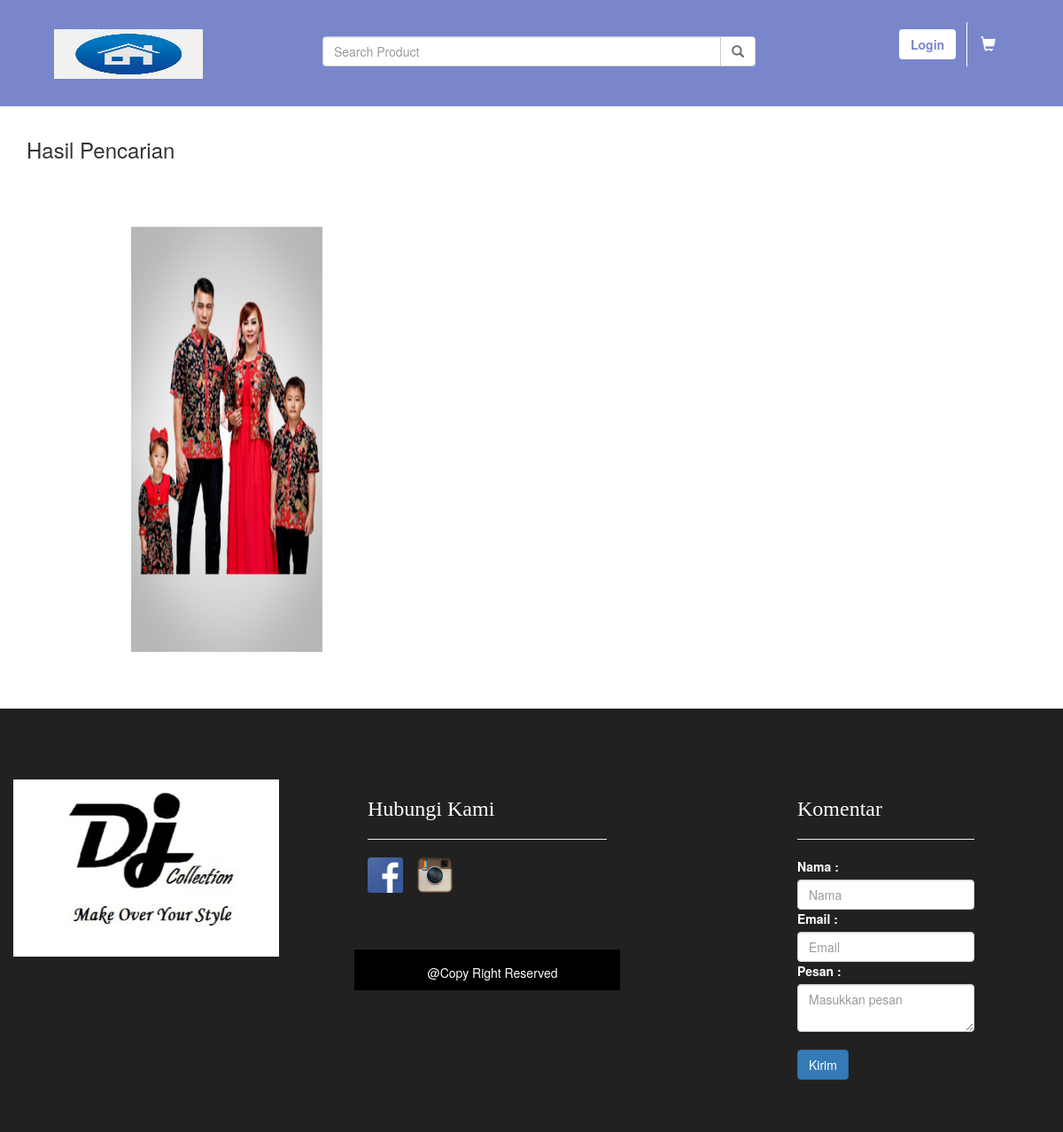
Before: /pencarian.php?keyword=Batik Sarimbit Keluarga with the older database file.
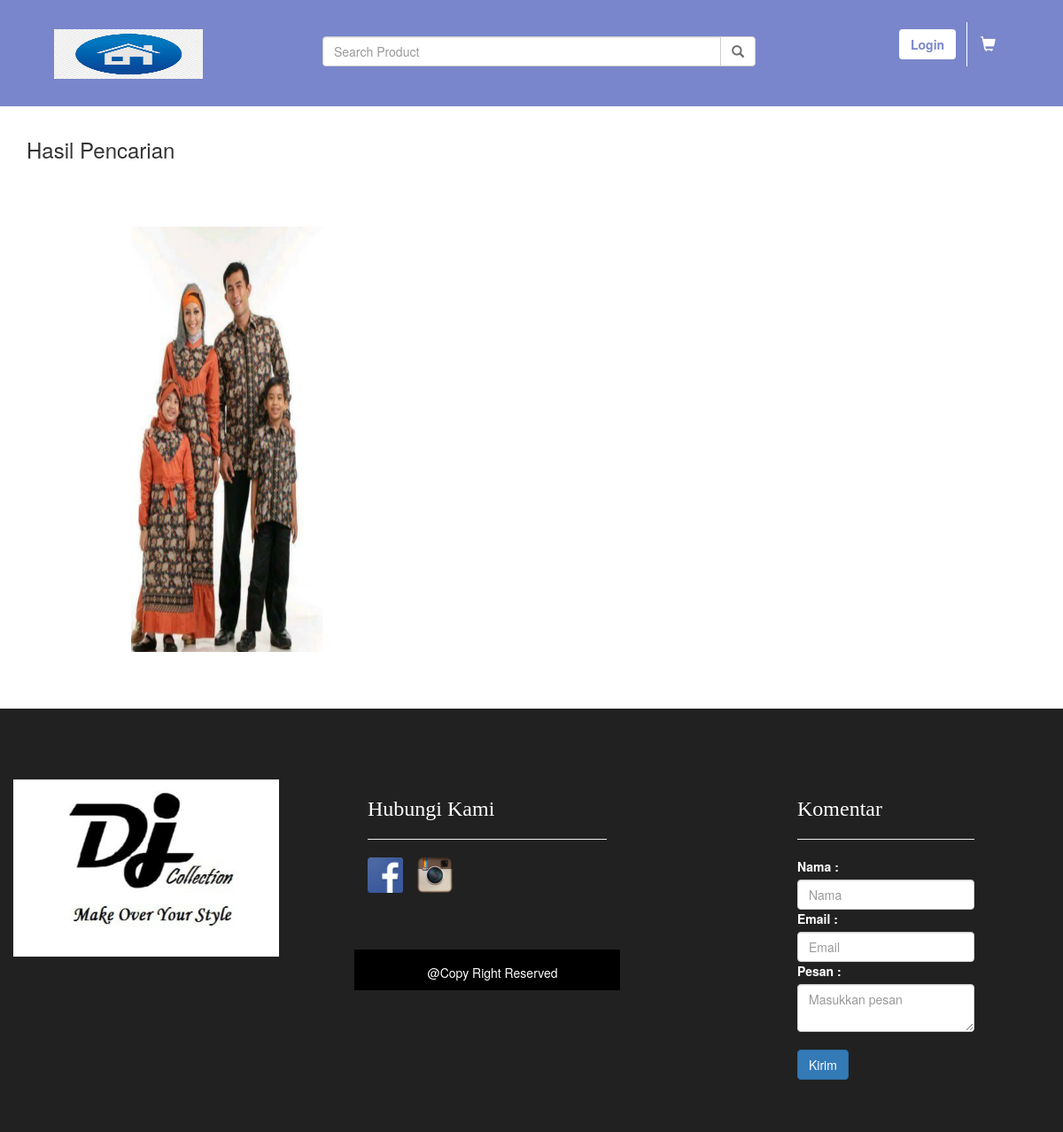
After: the same page with the newer database file.
### tables this page shows
CREATE TABLE `tabel_produk` (
  `idProduk` int(11) NOT NULL,
  `nama` varchar(100) NOT NULL,
  `gambar` text NOT NULL,
  `ukuran` varchar(100) NOT NULL,
  `keterangan` text NOT NULL,
  `kategori` varchar(50) NOT NULL,
  `harga` int(11) NOT NULL,
  `stock` int(11) NOT NULL,
  `path` varchar(50) NOT NULL,
  `size` int(11) NOT NULL
);

### pencarian.php (the view, shortened to what this page needs)
<?php
  $keyword = $_GET['keyword'];
 ?>
<!DOCTYPE html>
<html>
<head>
  <link rel="stylesheet" type="text/css" href="plugin/bootstrap/css/bootstrap.min.css">
  <link rel="stylesheet" type="text/css" href="asset/css/main.css">
</head>
<body>
<?php include('component/nav.php'); ?>
<div class="container-fluid" id="content-pencarian" >
  <div class="container">
    <div class="row">
      <div class="col-xs-3">
        <h3>Hasil Pencarian</h3>
      </div>
    </div>
    <div class="container" id="produk">
    <ul>
    <?php
    if(isset($keyword)){
      if($keyword == ''){
        echo '
      <div class="row">
        <div class="col-xs-5" style="background: #6cd83a;height: 10vh; color:white; line-height:10vh">
          <p>Tidak ada keyword !!!</p>
        </div>
      </div>
      ';
      }else{
        $queryCari = "SELECT * FROM tabel_produk WHERE nama LIKE '%$keyword%'";
        $query_cari = mysqli_query($conn, $queryCari);
        $jumlahCari = mysqli_num_rows($query_cari);
      if($jumlahCari > 0){
        while($arrayCari = mysqli_fetch_array($query_cari)){
          echo '
            <li>
        <a href="#'.$arrayCari['idProduk'].'">
          <img src="admin/proses/'.$arrayCari['path'].'" alt="'.$arrayCari['nama'].'">
          <span></span>
        </a>
        <div class="overlay" id="'.$arrayCari['idProduk'].'">
          <a href="#" class="close"><i class="glyphicon glyphicon-remove"></i></a>
          <img src="admin/proses/'.$arrayCari['path'].'">
          <div class="keterangan">
            <div class="container">
              <h4><strong>'.$arrayCari['nama'].'</strong></h4>
              <p>'.$arrayCari['keterangan'].'</p>
              <h5>Rp.'.$arrayCari['harga'].'</h5>
              <h5 class="ukur">Ukuran : '.$arrayCari['ukuran'].'</h5>
              <button type="button" class="btn btn-success">Stock : '.$arrayCari['stock'].'</button>
              ';
              echo '
            </div>
          </div>
        </div>
      </li>
      ';}
      }
      }
    }
     ?>
     </ul>
     </div>
  </div>
</div>
<?php include('component/footer.php'); ?>
</body>
</html>

### component/nav.php (shortened to what this page needs)
<nav class="navbar navbar-fixed">
  <div class="container-fluid">
    <div class="navbar-header">
      <a class="navbar-brand" href="../home.php">
        <img style="width:14vw; height:7vh; padding-top:0px;" alt="Home" src="asset/img/Home.jpeg">
      </a>
    </div>
    <ul class="nav navbar-nav navbar-right">
      <li>
        <?php
        $conn = mysqli_connect('localhost', 'root', '', 'batiku');
        if (isset($_SESSION['idUser'])) {
          $iduser = $_SESSION['idUser'];
          $queryUser = mysqli_query($conn, "SELECT * FROM tabel_user WHERE idUser='$_SESSION[idUser]'");
          $arrayUser = mysqli_fetch_array($queryUser);
          echo '
                <a href="proses/logout.php"><button class="btn navbar-btn" id="btn-logout" style="color:#7986cb;margin-top:-0.8vh;
                background-color: white;"><b>Logout</b></button></a>
                <li>
                  <a href="proses/upload_tf.php"><button class="btn navbar-btn" id="btn-logout" style="color:#7986cb;margin-top:-0.8vh;
                          background-color: white;"><b>Upload Bukti Pembayaran</b></button></a>
                </li>
            ';
        } else {
          echo '
                <button class="btn navbar-btn" id="btn-login"><b>Login</b></button>
            ';
        }
        ?>
      </li>
      <li style="border-left: 1px solid white">
        <?php
        if (isset($_SESSION['idUser'])) {
          echo '
            <a class="not-active" href="keranjang.php" data-toggle="tooltip" data-placement="bottom" title="Keranjang"  ><i class="glyphicon glyphicon-shopping-cart" id="trolly"></i></a>
          ';
        } else {
          echo '
            <a class="not-active" href="#" data-toggle="tooltip" data-placement="bottom" title="Keranjang"  ><i class="glyphicon glyphicon-shopping-cart" id="trolly"></i></a>
          ';
        }
        ?>
      </li>
    </ul>
    <form action="pencarian.php" method="get" class="navbar-form navbar-right" style="margin-top: 4vh">
      <div class="input-group" style="width:45vw; margin-right: 8vw; margin-top: 1vh;">
        <input type="text" class="form-control" placeholder="Search Product" name="keyword">
        <div class="input-group-btn">
          <button class="btn btn-default" type="submit">
            <i class="glyphicon glyphicon-search" style="opacity: 0.7"></i>
          </button>
        </div>
      </div>
    </form>
</nav>
<div class="container-fluid kategori">
  <div class="row">
    <div class="col-xs-2 col-xs-offset-2">
      <a href="home.php"><img style="width:14vw; height:7vh; padding-top:2vh;" alt="Home" src="asset/img/Home.jpeg"></a>
    </div>
    <div class="col-xs-6">
      <ul class="nav nav-pills kategori2">
        <li class="dropdown active"><a href="#" class="dropdown-toggle" data-toggle="dropdown">Dewasa<span class="caret" style="margin-left:10px"></span></a>
        </li>
        <li><a data-toggle="pill" href="#couple">Couple</a></li>
        <li><a data-toggle="pill" href="#anak">Anak-anak</a></li>
        <li><a data-toggle="pill" href="#batik">Batik</a></li>
      </ul>
    </div>
  </div>
</div>

### component/footer.php (shortened to what this page needs)
<div class="container-fluid" id="footer">
  <div class="row">
    <div class="col-xs-3 text-white">
      <img src="../asset/img/Halamandepan.jpg" height="200" width="300">
    </div>
    <div class="col-xs-3 col-xs-offset-1 text-white">
      <h3 style="font-family:Cooper Std Black">Hubungi Kami</h3>
      <hr>
      <a href="" target="_blank"><img style="width: 40px; height: 40px; margin-right: 1vw;" src="../asset/img/facebook.png"></a>
      <a href="" target="_blank"><img style="width: 40px; height: 40px; margin-right: 1vw;" src="../asset/img/instagram.png"></a>
      <div class="element">
        <h3 style="font-family:Cooper Std Black">Komentar </h3>
        <hr>
        <form action="./proses/komentar.php" method="post" role="form">
          <div class="">
            <label for="nama">Nama : </label>
            <input type="text" class="form-control" name="nama" placeholder="Nama">
          </div>
          <div class="">
            <label for="email">Email : </label>
            <input type="text" class="form-control" name="email" placeholder="Email">
          </div>
          <div class="">
            <label for="pesan">Pesan : </label>
            <textarea class="form-control" name="pesan" placeholder="Masukkan pesan"></textarea>
          </div>
          <br>
          <button type="submit" class="btn btn-primary">Kirim</button>
        </form>
      </div>
      <div class="row" id="cpy">
        <div class="col-xs-12">
          <p style="color : white; text-align: center;">@Copy Right Reserved</p>
        </div>
      </div>
    </div>
  </div>

### asset/css/main.css (style rules this page uses)
body,html { margin:0; padding: 0; }
.text-white { color: white !important; }
input[type="text"],textarea[type="text"]::-webkit-input-placeholder { color:black; opacity: 1 !important; }
input[type="text"],textarea[type="text"]::-moz-placeholder { color:black; opacity: 1 !important; }
nav { height: 15vh !important; background-color: #7986cb!important; border-radius: 0 !important; position: relative; !important; width: 100% !important; z-index: 2; }
.navbar-fixed > .container-fluid { padding: 0px !important; }
.navbar-brand { padding:0px !important; margin-left: 5vw !important; margin-top: 4vh !important; }
.navbar-fixed .navbar-nav { margin-right: 5vw !important; margin-top: 3vh !important; }
.navbar-fixed .navbar-nav > li > button { color:#7986cb !important; background-color: white !important; margin-right: 1vw !important; }
.navbar-fixed .navbar-nav > li > a { color: white !important; font-size: 1.1em !important; }
.navbar-fixed .navbar-nav > li > a .glyphicon { color: white !important !important; font-size: 1.1em !important; }
#footer { background-color: #212121 !important; bottom: 0; padding-top: 10vh; padding-bottom: 20vh !important; }
#cpy { margin-top: 8vh; background: black; padding-top: 2vh; }
textarea { resize: vertical !important; }
.kategori { background-color: #7986cb!important; width: 100%; height: 10vh; padding:0; margin: 0; top:0; position: fixed; z-index: 1; }
.kategori2 { margin-top: 2vh; }
.kategori2 > li { margin-right: 1vw; }
.kategori2 > li > a { padding: 1vh 1.5vw; font-style: bold ; font-size: 1.2em; color: #fff; }
.laris > .laris-box > .price-container > h4,p { margin-left: 1vw; }
ul { list-style: none !important; }
#produk { margin :3vh 6.5vw; width: 84vw; padding: 5vh 0vh; overflow: hidden; }
#produk li { height: 60vh; width: 18vw; overflow: hidden; border : 0px solid grey; float: left; align-content: center; position: relative; margin-right: 2vw; }
#produk li img { width: 18vw; height: 60vh; }
#content-pencarian { min-height: 50vh !important; }
#content-pencarian > .container > .row > .col-xs-3 > h3 { margin-top: 2vh !important; }

### component/footer.php (style rules this page uses)
.element { position: absolute; left: 500px; top: 0px; width: 200px; }

Changed rows visible on the page:
changed tabel_produk: path: a different picture
